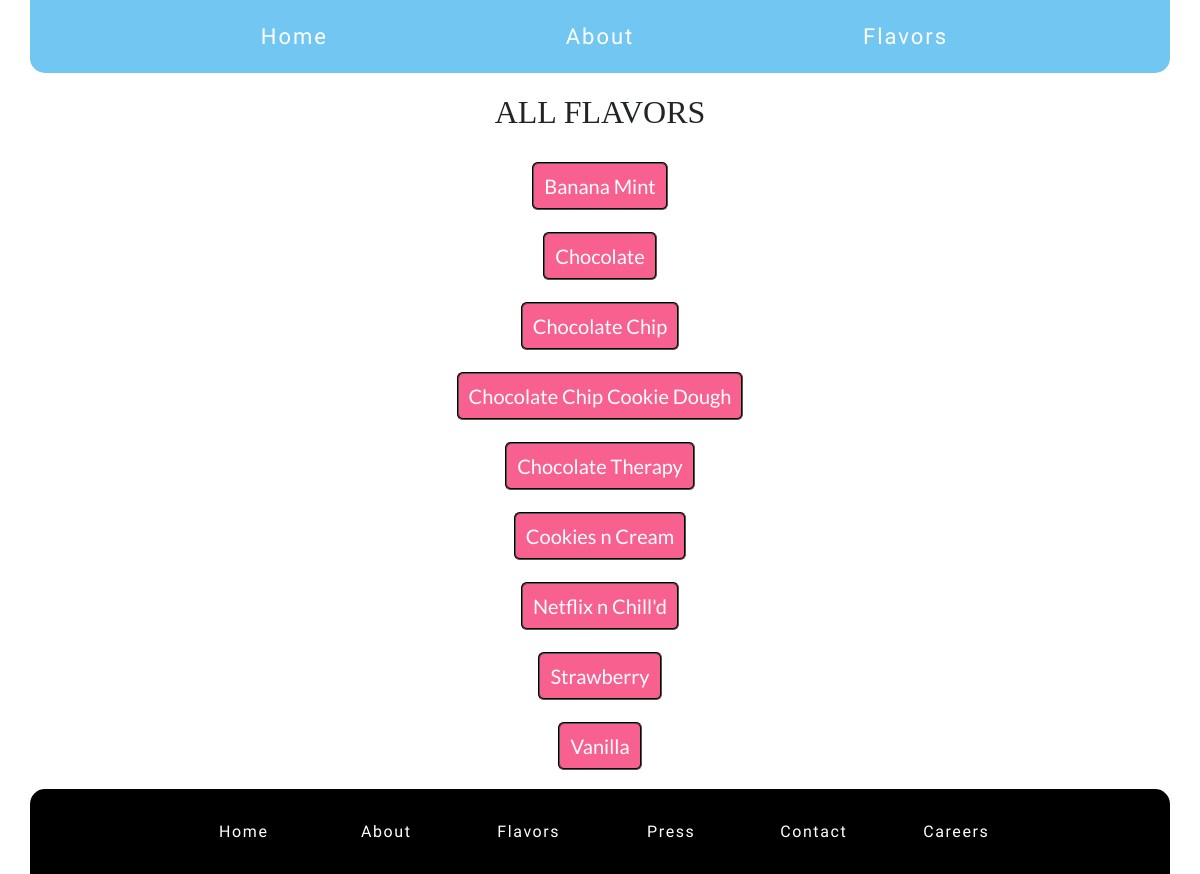
/icecream/all_flavors/, run on an earlier commit of the app's database.
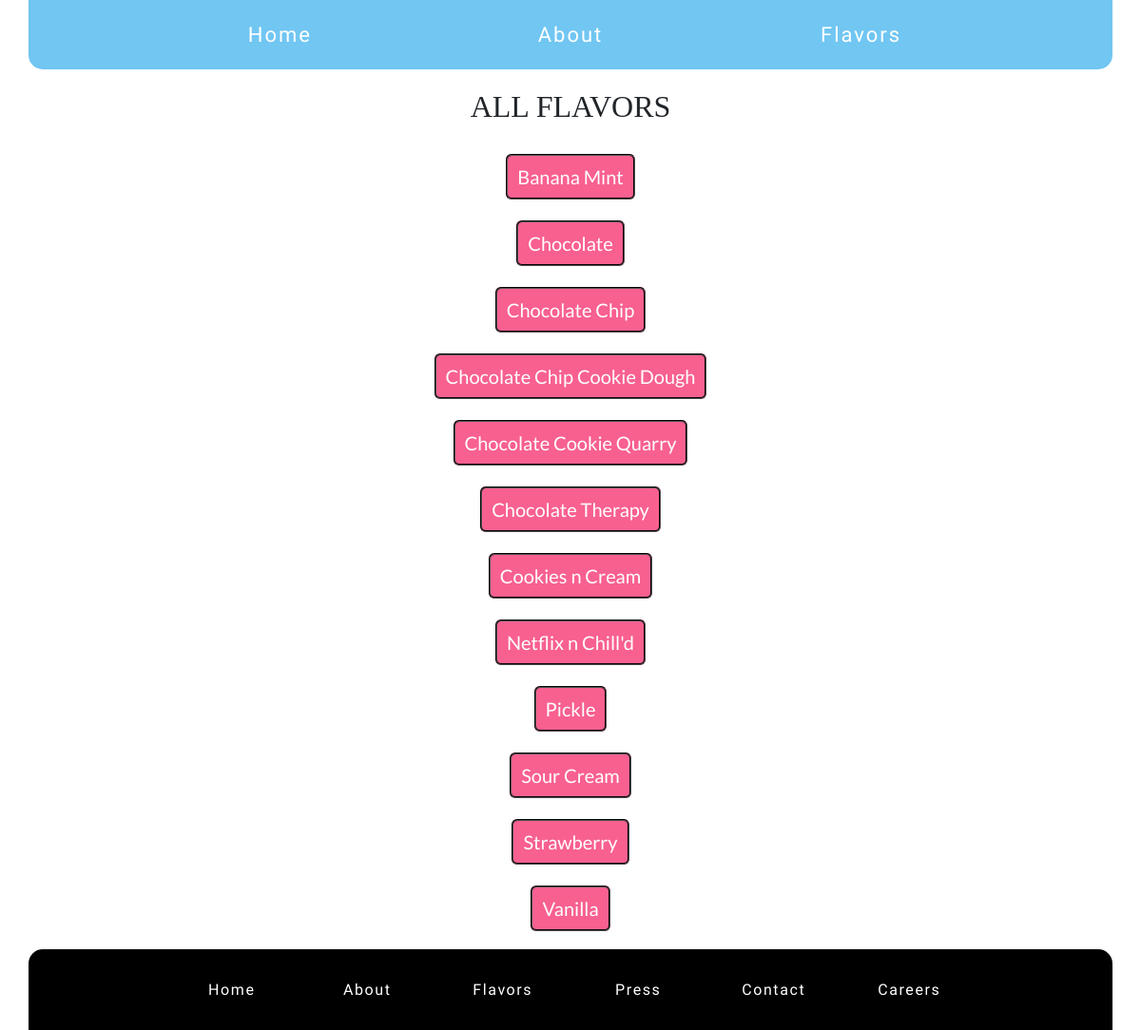
And on a later commit of the database.
### icecream/models.py (models this page shows, shortened)
class Icecream(models.Model):
    flavor = models.CharField(max_length = 50)
    base = models.CharField(max_length = 11, choices=BASE)
    available = models.CharField(max_length=9, choices=AVAILABLE)
    Featured = models.BooleanField(choices=BOOL)
    date_churned = models.DateField(default=datetime.date.today)
    class Meta:
        ordering = ['flavor']

### icecream/views.py (the view)
# urls.py: path('all_flavors/', views.AllFlavorView.as_view(), name = 'all_flavors'),
class AllFlavorView(generic.ListView):
    template_name = 'icecream/all_flavors.html'
    model = Icecream

### icecream/templates/icecream/all_flavors.html
{% extends 'icecream/index.html' %}
{% block content %}
<h2>ALL FLAVORS</h2>
{% for icecream in object_list %}
<p class="flavor-list">
    <a id='flavors' href="{% url 'icecream:detail' icecream.id %}">{{icecream.flavor}}</a>
</p>
{% endfor %}
{% endblock content %}

What changed in the data, as far as the page shows it:
added Icecream: flavor "Chocolate Cookie Quarry"
added Icecream: flavor "Pickle"
added Icecream: flavor "Sour Cream"
